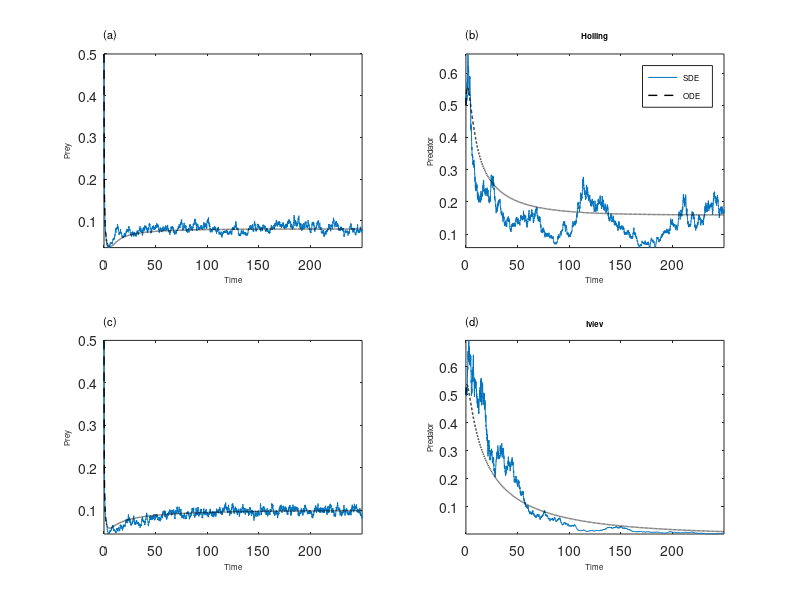

The MATLAB script that drew this image: (Note: a time limit stopped this script after it produced the figure.)
%%% FB 31/03/2019 -- SDE version of RMA model to verify is structural sensitivity still works in a stochastic context


clc
clear all
close all

randn('seed',10)

% ------------------- Parameters --------------------------------%

r=1;
m=0.1;
epsilon=1;

a_H = 3.05;
b_H = 2.68;

a_I = 1;
b_I = 2;

gamma = 0.5 % autocorrelation FR

x=linspace(0,10,1000)
figure,
subplot(121) 
hold on
plot(x,(a_H*x)./(1+b_H*x),'k-')
plot(x,a_I*(1-exp(-b_I*x)),'b-')
hold off
subplot(122) %% Something smarter
C = 1
D = 0.5/log(2)
hold on
plot(x,(C*x)./(D+x),'k-')
plot(x,C*(1-exp(-log(2)*x/D)),'b-')
hold off
%% Ivlev saturates more slowly

% trigo functional response to implement

%---------------- Stochasticity ---------------------------------% 

%%% sigmaE = 0.5; % Intrinsic noise SD (I started with sigmaE=0.1 or 0.5)
%sigmaE = 0.25
sigmaE = 0.1
%sigmaE=0.05
%------------------- Numerical integration stuff ----------------% 
intervals = 20; %50 -> dt = 0.02, 20-> dt = 0.05
dt=1.0/intervals;  %-> NB decrease the timestep below theirs - they use RK4
T_max=2000; %50.0 or 8000
timevec=linspace(0,T_max,intervals*T_max+1);

%-------------------- Loop on K ---------------------------------%

%K=0.1:0.5:2.6;
K=0.1:0.005:1.5
length_stored=3000; %1500
%previously the last 1500 but 800/0.05 = 16 000, so this meant 75 time units and only 3.75 periods on average around the bifurcation point. Not much considering the period can increase. 
% Hence we now pick 1 every 10 time points (see below) of 30000 points which means 1500 time units (the 500 first time units are a warm-up to remove transients). 
% This helps to compute quantiles. 
nmatrix=zeros(length(K),length_stored);
pmatrix=zeros(length(K),length_stored);
n2matrix=zeros(length(K),length_stored);
p2matrix=zeros(length(K),length_stored);

nmatrix_I=zeros(length(K),length_stored);
pmatrix_I=zeros(length(K),length_stored);
n2matrix_I=zeros(length(K),length_stored);
p2matrix_I=zeros(length(K),length_stored);

for (kk=1:length(K)),

disp(kk)

%%% That's what would be logical but here epsilon=1 goes against logic
%n(1) = 0.1;
%p(1) = 0.05;
%n2(1) = 0.1;
%p2(1) = 0.05;

n(1) = 0.5;
p(1) = 0.5;
n2(1) = 0.5;
p2(1) = 0.5;

n_I(1) = 0.5;
p_I(1) = 0.5;
n2_I(1) = 0.5;
p2_I(1) = 0.5;

noiseFR = 0;

%-------------------- Loop on time ------------------------------%
ki=1;
t=0.0;
while(t<(T_max-dt))

noiseFR = -gamma*noiseFR*dt + 0.25*sqrt(dt)*randn; %% Noise on the FR, on the log(half saturation) -> thus multiplicative on the half-sat scale

PreyGrowth = r*n(ki)*(1-n(ki)/K(kk));
Predation = (C*n(ki)*p(ki))/(n(ki)+D*exp(noiseFR));
PredGrowth = epsilon*Predation-m*p(ki);

PreyGrowth2 = r*n2(ki)*(1-n2(ki)/K(kk));
Predation2 = (C*n2(ki)*p2(ki))/(n2(ki)+D);
PredGrowth2 = epsilon*Predation2-m*p2(ki);

PreyGrowth_I = r*n_I(ki)*(1-n_I(ki)/K(kk));
Predation_I = C*(1-exp(-log(2)*n_I(ki)/(D*exp(noiseFR) ) ))*p_I(ki);
PredGrowth_I = epsilon*Predation_I-m*p_I(ki);

PreyGrowth2_I = r*n2_I(ki)*(1-n2_I(ki)/K(kk));
Predation2_I = C*(1-exp(-log(2)*n2_I(ki)/(D)))*p2_I(ki);
PredGrowth2_I = epsilon*Predation2_I-m*p2_I(ki);

%----------------------------------------------------%
%%% This is Euler-Maruyama (simplest) scheme 
%%% Multiplication by abundance for environmental stochasticity (instead of sqrt(abundance) for dem. stoch. see S. Engen papers)
% Env. stochasticity
StochCompPrey = sigmaE*n(ki)*sqrt(dt)*randn; % Standard deviation of the Wiener process increment is sqrt(dt)
StochCompPred = sigmaE*p(ki)*sqrt(dt)*randn; % We use the same sigmaE for parsimony, though there's no other reason
StochCompPrey_I = sigmaE*n_I(ki)*sqrt(dt)*randn; % Standard deviation of the Wiener process increment is sqrt(dt)
StochCompPred_I = sigmaE*p_I(ki)*sqrt(dt)*randn;
% Dem. stochasticity 
%DemogCompPrey = sqrt(abs(PreyGrowth) + PredGen + PredSpe)*sqrt(dt)*randn; % Demographic stochasticity - maybe problematic on density rather than abundance
%%DemogCompPred = sqrt(s*p(ki))*sqrt(dt)*randn; %%% sqrt(abs(PredGrowth)) a bit dirty - better to separate birth death rates, and sum them... but there we mostly have birth
%%% Some problems with ddem. stochasticity in the predator - sqrt(p) with p<1 yields large fluctuations, problems of scaling...
%----------------------------------------------------%
n(ki+1) = n(ki) + dt*(PreyGrowth - Predation) + StochCompPrey;%+ DemogCompPrey; % Only env. stoch. on the prey
p(ki+1) = p(ki) + dt*PredGrowth + StochCompPred ; % + DemogCompPred Put only dem. stoch. on the predator, ideally

% deterministic equivalent
n2(ki+1) = n2(ki) + dt*(PreyGrowth2 - Predation2); % 
p2(ki+1) = p2(ki) + dt*PredGrowth2; %

n_I(ki+1) = n_I(ki) + dt*(PreyGrowth_I - Predation_I) + StochCompPrey_I;%+ DemogCompPrey; % Only env. stoch. on the prey
p_I(ki+1) = p_I(ki) + dt*PredGrowth_I + StochCompPred_I ; % + DemogCompPred Put only dem. stoch. on the predator, ideally

% deterministic equivalent
n2_I(ki+1) = n2_I(ki) + dt*(PreyGrowth2_I - Predation2_I); % 
p2_I(ki+1) = p2_I(ki) + dt*PredGrowth2_I; %


ki=ki+1;
t=t+dt;
end
%-----------------------end of time loop --------------------------%

%% plot the time series
if (K(kk)==0.1 | K(kk)==0.5 | K(kk)==1), 
figure,
set(gca,'FontSize',8)

subplot(221)
plot(timevec(1:5000),n(1:5000),timevec(1:5000),n2(1:5000),'k--','LineWidth',1)
ylabel('\fontsize{8}Prey')
xlabel('\fontsize{8}Time')
xAX = get(gca,'XAxis');
set(xAX,'FontSize',8);
yAX = get(gca,'YAxis');
set(yAX,'FontSize',8);
text(0,1.1,'(a)','Units','normalized','Fontsize',8)
axis tight

subplot(222)
plot(timevec(1:5000),p(1:5000),timevec(1:5000),p2(1:5000),'k--','LineWidth',1)
ylabel('\fontsize{8}Predator')
legend('\fontsize{8}SDE', '\fontsize{8}ODE','Location','northeast')% 'northeastoutside' shrinks the x-axis and best is not really best
axis tight
xlabel('\fontsize{8}Time')
xAX = get(gca,'XAxis');
set(xAX,'FontSize',8);
yAX = get(gca,'YAxis');
set(yAX,'FontSize',8);
title('\fontsize{8}Holling')
text(0,1.1,'(b)','Units','normalized','Fontsize',8)

subplot(223)
plot(timevec(1:5000),n_I(1:5000),timevec(1:5000),n2_I(1:5000),'k--','LineWidth',1)
ylabel('\fontsize{8}Prey')
xlabel('\fontsize{8}Time')
xAX = get(gca,'XAxis');
set(xAX,'FontSize',8);
yAX = get(gca,'YAxis');
set(yAX,'FontSize',8);
text(0,1.1,'(c)','Units','normalized','Fontsize',8)
axis tight

subplot(224)
plot(timevec(1:5000),p_I(1:5000),timevec(1:5000),p2_I(1:5000),'k--','LineWidth',1)
ylabel('\fontsize{8}Predator')
%legend('SDE', 'ODE')
axis tight
xlabel('\fontsize{8}Time')
title('\fontsize{8}Ivlev')
xAX = get(gca,'XAxis');
set(xAX,'FontSize',8);
yAX = get(gca,'YAxis');
set(yAX,'FontSize',8);
text(0,1.1,'(d)','Units','normalized','Fontsize',8)


print(figure(gcf),'-dpng','-r300',['RMA_noisyFR_Traj_K',num2str(K(kk))]);
end

nmatrix(kk,:)=n((end-10*length_stored+1):10:end);
pmatrix(kk,:)=p((end-10*length_stored+1):10:end);
n2matrix(kk,:)=n2((end-10*length_stored+1):10:end);
p2matrix(kk,:)=p2((end-10*length_stored+1):10:end);

nmatrix_I(kk,:)=n_I((end-10*length_stored+1):10:end);
pmatrix_I(kk,:)=p_I((end-10*length_stored+1):10:end);
n2matrix_I(kk,:)=n2_I((end-10*length_stored+1):10:end);
p2matrix_I(kk,:)=p2_I((end-10*length_stored+1):10:end);
end
%-----------------------end of K loop -----------------------------%

figure,
set(gca,'FontSize',8)

subplot(221)
plot(K,log(nmatrix),'k.','MarkerSize',2)
hold on
plot(K,log(n2matrix),'r.','MarkerSize',2)
xlabel('K')
ylabel('\fontsize{8}log(prey density)')
text(0,1.1,'(a)','Units','normalized','Fontsize',8)
axis([0 1.5 -45 5])
xAX = get(gca,'XAxis');
set(xAX,'FontSize',8);
yAX = get(gca,'YAxis');
set(yAX,'FontSize',8);
title('\fontsize{8}Holling')


subplot(222)
plot(K,nmatrix,'k.','MarkerSize',2)
hold on
plot(K,n2matrix,'r.','MarkerSize',2)
xlabel('\fontsize{8}K')
ylabel('\fontsize{8}prey density')
text(0,1.1,'(b)','Units','normalized','Fontsize',8)
axis([0 1.5 0 3])
xAX = get(gca,'XAxis');
set(xAX,'FontSize',8);
yAX = get(gca,'YAxis');
set(yAX,'FontSize',8);
title('\fontsize{8}Holling')


subplot(223)
plot(K,log(nmatrix_I),'k.','MarkerSize',2)
hold on
plot(K,log(n2matrix_I),'r.','MarkerSize',2)
xlabel('\fontsize{8}K')
ylabel('\fontsize{8}log(prey density)')
text(0,1.1,'(d)','Units','normalized','Fontsize',8)
axis([0 1.5 -45 5])
xAX = get(gca,'XAxis');
set(xAX,'FontSize',8);
yAX = get(gca,'YAxis');
set(yAX,'FontSize',8);
title('\fontsize{8}Ivlev')

subplot(224)
plot(K,nmatrix_I,'k.','MarkerSize',2)
hold on
plot(K,n2matrix_I,'r.','MarkerSize',2)
xlabel('\fontsize{8}K')
ylabel('\fontsize{8}prey density')
text(0,1.1,'(d)','Units','normalized','Fontsize',8)
axis([0 1.5 0 3])
xAX = get(gca,'XAxis');
set(xAX,'FontSize',8);
yAX = get(gca,'YAxis');
set(yAX,'FontSize',8);
title('\fontsize{8}Ivlev')

print(figure(gcf),'-dpng','-r300','RMA_noisyFR_Kloop');
